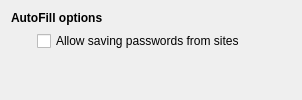
         <widget class="QWidget" name="passwordManagerPage">
          <layout class="QGridLayout" name="gridLayout_11">
           <item row="0" column="0" colspan="2">
            <widget class="QLabel" name="label_20">
             <property name="text">
              <string>&lt;b&gt;AutoFill options&lt;/b&gt;</string>
             </property>
            </widget>
           </item>
           <item row="1" column="1">
            <widget class="QCheckBox" name="allowPassManager">
             <property name="text">
              <string>Allow saving passwords from sites</string>
             </property>
            </widget>
           </item>
           <item row="1" column="0">
            <spacer name="horizontalSpacer_14">
             <property name="orientation">
              <enum>Qt::Horizontal</enum>
             </property>
             <property name="sizeType">
              <enum>QSizePolicy::Fixed</enum>
             </property>
             <property name="sizeHint" stdset="0">
              <size>
               <width>20</width>
               <height>20</height>
              </size>
             </property>
            </spacer>
           </item>
           <item row="1" column="2">
            <spacer name="horizontalSpacer_15">
             <property name="orientation">
              <enum>Qt::Horizontal</enum>
             </property>
             <property name="sizeHint" stdset="0">
              <size>
               <width>40</width>
               <height>20</height>
              </size>
             </property>
            </spacer>
           </item>
           <item row="2" column="0" colspan="3">
            <widget class="QFrame" name="AutoFillFrame">
             <property name="sizePolicy">
              <sizepolicy hsizetype="Expanding" vsizetype="Expanding">
               <horstretch>0</horstretch>
               <verstretch>0</verstretch>
              </sizepolicy>
             </property>
             <layout class="QHBoxLayout" name="autoFillFrame">
              <property name="sizeConstraint">
               <enum>QLayout::SetMinAndMaxSize</enum>
              </property>
             </layout>
            </widget>
           </item>
          </layout>
         </widget>
